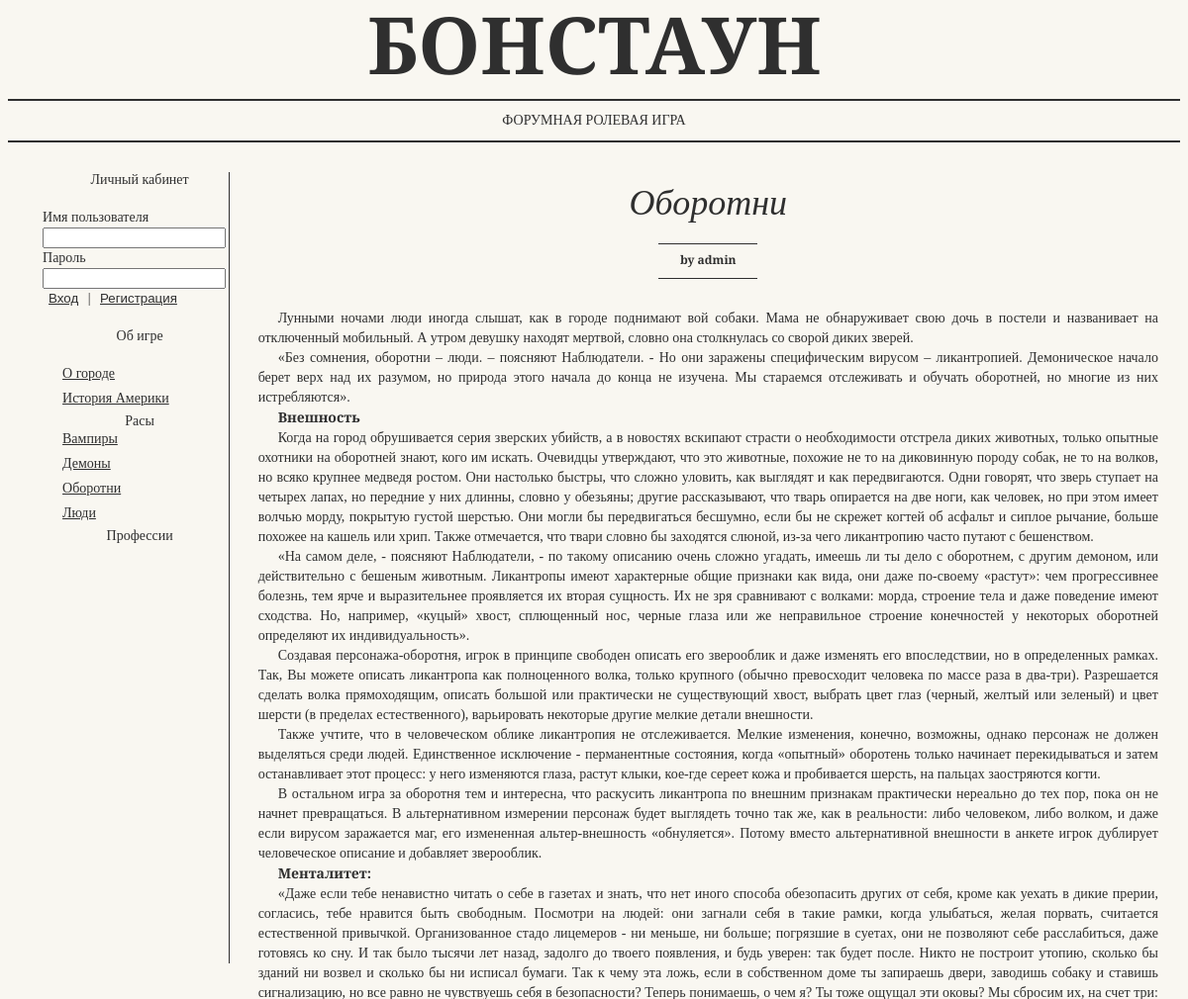
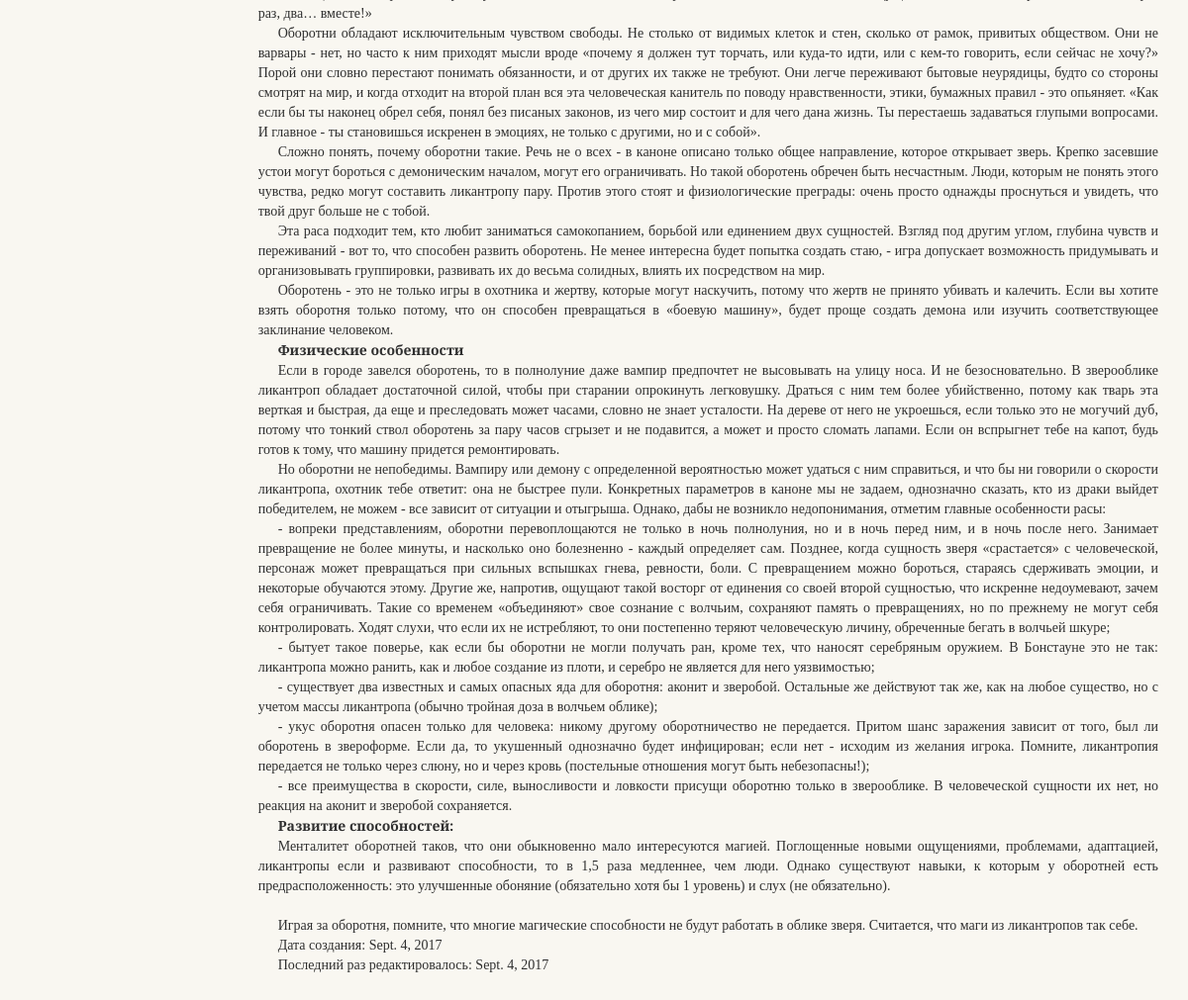
The page /articles/5 on the database its author committed (2 pictures, top to bottom).
### bonssite/models.py (models this page shows, shortened)
class Section(models.Model):
    title = models.CharField(max_length=200);
    def get_section_articles(self):
        return Article.objects.filter(section=self.id);

class Article(models.Model):
    title = models.CharField(max_length=200);
    description = models.TextField();
    content = HTMLField();
    author = models.ForeignKey(User);
    section = models.ForeignKey(Section);
    creationDate = models.DateField();
    lastEditDate = models.DateField();

### bonssite/views.py (the view)
# urls.py: url(r'^articles/(?P<article_id>[0-9]+)/?$', views.article, name='article'),
def article(request, article_id):
    article = get_object_or_404(Article, id=article_id);
    context = {
        'sections': sections,
        'article' : article,
        'user': auth.get_user(request)
    }
    return render(request, "bonssite/article.html", context);

### bonssite/templates/bonssite/article.html (shortened to what this page needs)
{%  extends 'bonssite/common/top.html' %}
{% block content %}
    <div class="collumns">
        <div class="collumn size4">
            <div class="head">
                <span class="headline hl3">{{ article.title }}</span>
                <p><span class="headline hl4">by {{ article.author.username }}</span></p>
            </div>
            <p>{{ article.content|safe }}</p>
            <p>Дата создания: {{ article.creationDate }}</p>
            <p>Последний раз редактировалось: {{ article.creationDate }}</p>
        </div>
    </div>
{% endblock %}

### bonssite/templates/bonssite/common/top.html (shortened to what this page needs)
{% load staticfiles %}
<!DOCTYPE html>
<html>
   <head>
       <link href="{% static 'bonssite/common.css' %}" rel="stylesheet"/>
   </head>
   <body>
      <div class="head">
         <div class="headerobjectswrapper">
            <header>Бонстаун</header>
         </div>
         <div class="subhead">Форумная ролевая игра</div>
      </div>
      <div class="content">
            <div class="menu">
                <div id="user">
                    <p><span class="headline">Личный кабинет</span></p>
                    <p>
                    {% if user.is_authenticated %}
                        <a href="{% url 'logout' %}">Выйти ({{ user.username }})</a>
                    {% else %}
                         <form action="/login/" method="post">
                         <div>
                            <label for="username">Имя пользователя</label>
                            <input type="text" name="username" id="username" {% if username %}value="{{ username }}"{% endif %}/>
                         </div>
                        <div>
                            <label for="password">Пароль</label>
                            <input type="password" name="password" id="password" {% if password %}value="{{ password }}"{% endif %}/>
                        </div>
                         <div>
                            <input class="link" type="submit" name="action" value="Вход"/> |
                            <input class="link" type="submit" name="action" value="Регистрация"/>
                         </div>
                    </form>
                    {% endif %}
                    </p>
                </div>
                {% for section in sections %}
                    <p><span class="headline">{{ section.title }}</span></p>
                        {% for article in section.get_section_articles %}
                            <p class="small"><a href="{% url 'article' article.id %}"> {{ article.title }} </a></p>
                        {% endfor %}
                {% endfor %}
            </div>
          {% block content %}{% endblock %}
      </div>
   </body>
</html>

### bonssite/static/bonssite/common.css (style rules this page uses)
body { font-family: 'Droid Serif', serif; font-size: 14px; color: #2f2f2f; background-color: #f9f7f1; }
header { font-family: 'Playfair Display', serif; font-weight: 900; font-size: 80px; text-transform: uppercase; display: inline-block; line-height: 72px; margin-bottom: 20px; }
a, a:link, a:visited, input[type=submit].link, input[type=submit].link:focus { color: #2f2f2f; background-color: #f9f7f1; display: inline; border: none; text-decoration: underline; outline: none; }
p { margin-top: 0; margin-bottom: 20px; }
p.small { margin-top: 0; margin-bottom: 5px; }
.head { text-align: center; position: relative; }
.subhead { text-transform: uppercase; border-bottom: 2px solid #2f2f2f; border-top: 2px solid #2f2f2f; padding: 12px 0 12px 0; }
.content { font-size: 0; line-height: 0; word-spacing: -.31em; display: inline-block; margin: 30px 2% 0 2%; }
.collumns { display:inline-block; width: 80%; padding-left: 20px; }
.collumn, .menu { font-size: 14px; line-height: 20px; width: 22.5%; display: inline-block; padding: 0 1% 0 1%; vertical-align: top; margin-bottom: 50px; transition: all .7s; }
.menu { border-right: 1px solid #2f2f2f; height: 100vh; width: 15.5%; }
.collumn.size4 { width: 100.0%; }
.collumn .headline, .menu .headline { text-align: center; line-height: normal; font-family: 'Playfair Display', serif; display: block; margin: 0 auto; }
.collumn .headline.hl3, .menu .headline.h13 { font-weight: 400; font-style: italic; font-size: 36px; box-sizing: border-box; padding: 10px 0 10px 0; }
.collumn .headline.hl4, .menu .headline.h14 { font-weight: 700; font-size: 12px; box-sizing: border-box; padding: 10px 0 10px 0; }
.collumn .headline.hl4:before, .menu .headline.h14:before { border-top: 1px solid #2f2f2f; content: ''; width: 100px; height: 7px; display: block; margin: 0 auto; }
.collumn .headline.hl4:after, .menu .headline.h14:after { border-bottom: 1px solid #2f2f2f; content: ''; width: 100px; height: 10px; display: block; margin: 0 auto; }
p + p, img + p, p + img { margin: 0; }
p { text-indent: 20px; text-align: justify; }
@media only all and (max-width: 1200px) { .collumn { width: 31%; } }

### rows shown on the page
Section: title "Об игре"
Article: title "О городе"
Article: title "История Америки"
Section: title "Расы"
Article: title "Вампиры"
Article: title "Демоны"
Article: title "Оборотни", author.username "admin", content "Лунными ночами люди иногда слышат, как в городе поднимают вой собаки. Мама не обнаруживает свою дочь в постели и названивает на отключенный мобильный. А утром девушку находят мертвой, словно она столкнулась со сворой диких зверей. «Без сомнения, оборотни – люди. – поясняют Наблюдатели. - Но они заражены специфическим вирусом – ликантропией. Демоническое начало берет верх над их разумом, но природа этого начала до конца не изучена. Мы стараемся отслеживать и обучать оборотней, но многие из них истребляются». Внешность Когда на город обрушивается серия зверских убийств, а в новостях вскипают страсти о необходимости отстрела диких животных, только опытные охотники на оборотней знают, кого им…", creationDate "Sept. 4, 2017"
Article: title "Люди"
Section: title "Профессии"
